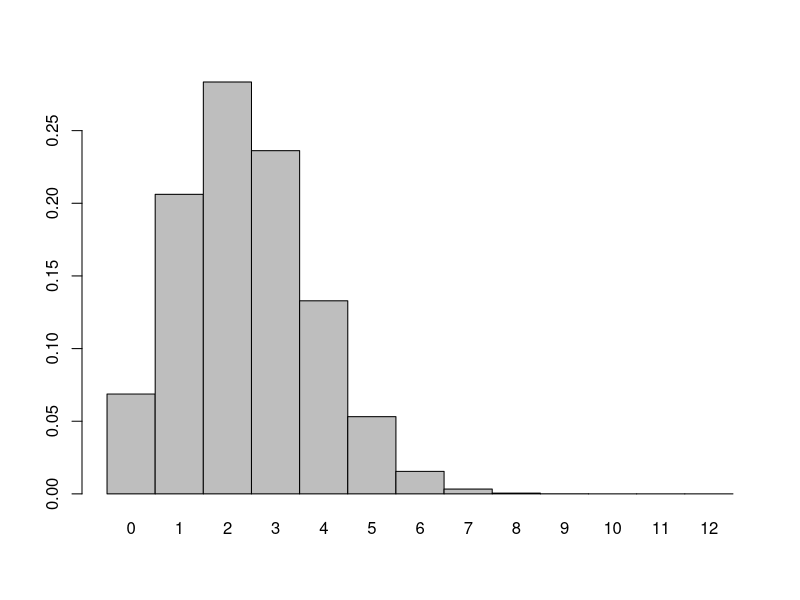
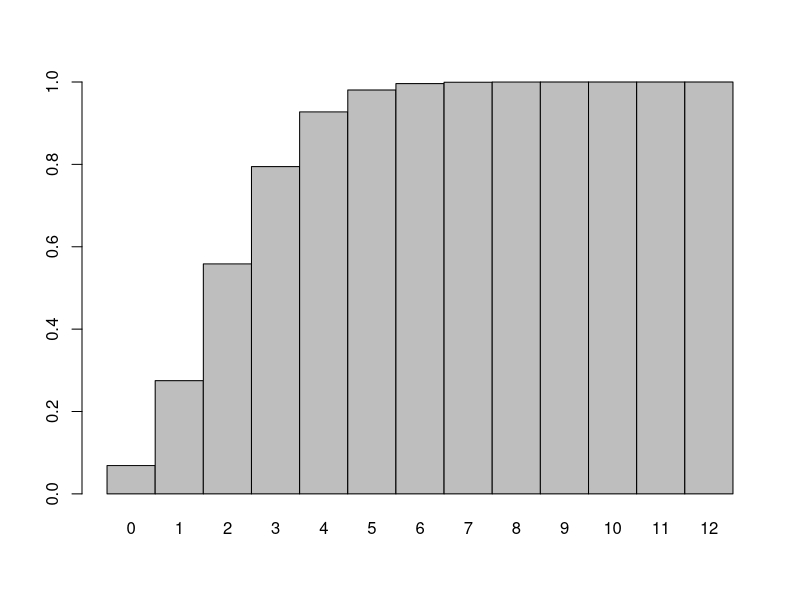
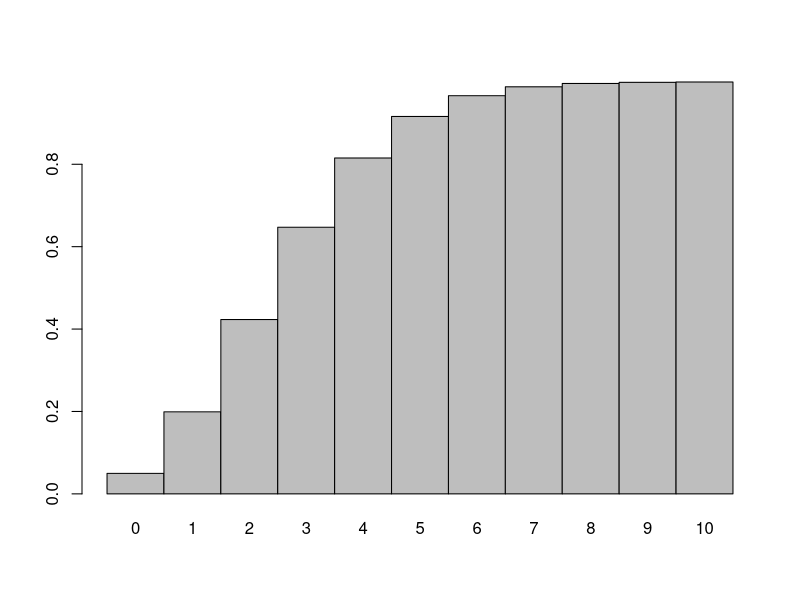
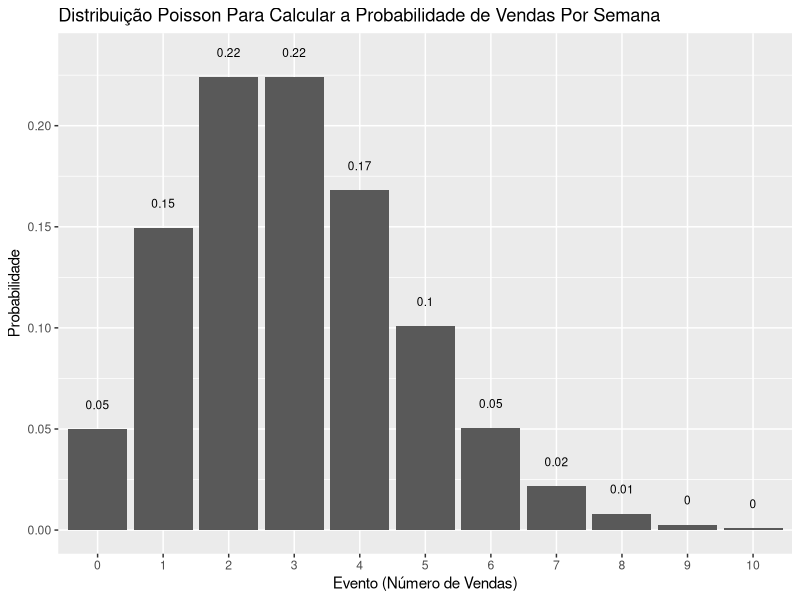
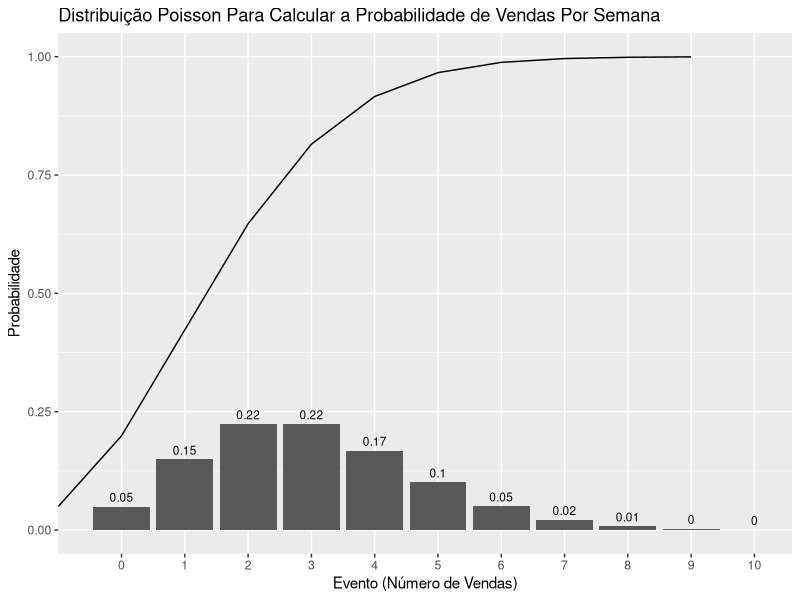

Write the R code that produced these figures, in order.
# Distribuições de Probabilidade Para Variáveis Discretas

# Obs: Caso tenha problemas com a acentuação, consulte este link:
# https://support.rstudio.com/hc/en-us/articles/200532197-Character-Encoding

# Configurando o diretório de trabalho
# Coloque entre aspas o diretório de trabalho que você está usando no seu computador
# Não use diretórios com espaço no nome
setwd("~/Dropbox/DSA/Business-Analytics2.0/Cap02/R")
getwd()


# Distribuição de Probabilidade Para Variável Discreta - Qual a Probabilidade de Responder Corretamente um Exame Final?


######----------------- Distribuição Binomial -----------------------######

# Na teoria da probabilidade e na estatística, a distribuição binomial com os parâmetros n e p é a distribuição discreta de 
# probabilidade do número de sucessos em uma sequência de n experimentos independentes, cada um fazendo uma pergunta sim-não 
# e cada um com seu próprio resultado com valor booleano: sucesso / sim / verdadeiro / um (com probabilidade p) ou 
# falha / não / falso / zero (com probabilidade q = 1 - p). 

# Um único experimento de sucesso / fracasso também é chamado de Trial de Bernoulli ou Experimento de Bernoulli e 
# uma sequência de resultados é chamada de Processo de Bernoulli; para uma única tentativa, ou seja, n = 1, a distribuição 
# binomial é uma Distribuição de Bernoulli.

# Portanto, a distribuição binomial é uma distribuição de probabilidade discreta, que descreve o resultado de n experimentos 
# independentes. Cada ensaio é suposto ter apenas dois resultados, seja sucesso ou fracasso.

# Em R, temos duas funções principais que nos ajudam a calcular as probabilidades:

# dbinom é uma função de massa de probabilidade da distribuição binomial, enquanto 
# pbinom é uma função de distribuição cumulativa dessa distribuição. 

# O primeiro diz a você o que é P (𝑋 = 𝑥) (probabilidade de observar valor igual a 𝑥)
# enquanto o segundo, o que é P (𝑋≤𝑥) (probabilidade de observar valor menor ou igual a 𝑥)

# Exemplo:

# Suponha que haja 12 perguntas de múltipla escolha em um exame (para ser aprovado precisa acerta 6 ou mais questões).
# Cada pergunta tem 5 respostas possíveis, e apenas 1 delas está correta. 

# Encontre a probabilidade de ter 6 respostas corretas se um aluno tentar responder a todas as perguntas aleatoriamente.

# Uma vez que apenas uma entre cinco respostas possíveis está correta, a probabilidade de responder a 
# uma pergunta corretamente por aleatoriedade é 1/5 = 0,2. Podemos encontrar a probabilidade de ter 
# exatamente 6 respostas corretas por tentativas aleatórias como segue.

# A função dbinom fornece a distribuição de densidade de probabilidade em cada ponto.
# A distribuição binomial requer dois parâmetros extras, o número de tentativas e a probabilidade de sucesso 
# de uma única tentativa.
help(Binomial)
?dbinom
dbinom(6, size = 12, prob = 0.2) 
dbinom(6, size = 12, prob = 0.2) * 100

# Vamos plotar todas as possibilidades
x <- dbinom(0:12, size = 12, p = 0.2)
barplot(x, names.arg = 0:12, space = 0)

# Qual a probabilidade de ter 5 ou menos perguntas respondidas corretamente de forma aleatória, no questionário 
# de 12 questões de múltipla escolha?

# Poderíamos resolver assim:
dbinom(0, size=12, prob=0.2) + 
dbinom(1, size=12, prob=0.2) + 
dbinom(2, size=12, prob=0.2) + 
dbinom(3, size=12, prob=0.2) + 
dbinom(4, size=12, prob=0.2) +
dbinom(5, size=12, prob=0.2) 

# Ou assim:
# A função pbinom fornece a probabilidade cumulativa de um evento. É um valor único que representa a probabilidade.
?pbinom
pbinom(5, size = 12, prob = 0.2) 

# Vamos plotar todas as possibilidades
x <- pbinom(0:12, size = 12, p = 0.2)
barplot(x, names.arg = 0:12, space = 0)


# Distribuição de Probabilidade Para Variável Discreta - Qual a Probabilidade de Ter Um Número Específico de Vendas Por Semana?


######----------------- Distribuição Poisson -----------------------######

# Na teoria das probabilidades e estatística, a Distribuição de Poisson, nomeada em homenagem ao matemático francês 
# Siméon Denis Poisson, é uma distribuição de probabilidade discreta que expressa a probabilidade de um determinado número 
# de eventos ocorrendo em um intervalo fixo de tempo ou espaço, se esses eventos ocorrerem com uma taxa média constante 
# conhecida e independentemente do tempo desde o último evento. 

# A Distribuição Poisson também pode ser usada para o número de eventos em outros intervalos especificados, como distância, 
# área ou volume.

# A Distribuição de Poisson é a distribuição de probabilidade de ocorrências de eventos independentes em um 
# intervalo fixo de tempo ou espaço.

# A função R dpois (x, lambda) é a probabilidade de x sucessos em um período em que o número esperado de eventos é lambda. 
# A função R ppois (q, lambda, lower.tail) é a probabilidade cumulativa, sendo 
# (lower.tail = TRUE para a cauda esquerda, lower.tail = FALSE para a cauda direita) menor ou igual a q sucessos.

# Qual é a probabilidade de realizar de 2 a 4 vendas em uma semana se a taxa média de vendas for de 3 por semana?

# Usando a probabilidade exata
?dpois
dpois(x = 2, lambda = 3) + dpois(x = 3, lambda = 3) + dpois(x = 4, lambda = 3)

# Usando probabilidade acumulada (por que a quarta opção é a correta?)
ppois(q = 4, lambda = 3) 
ppois(q = 4, lambda = 3, lower.tail = TRUE)
ppois(q = 4, lambda = 3, lower.tail = FALSE)
ppois(q = 4, lambda = 3, lower.tail = TRUE) - ppois(q = 1, lambda = 3, lower.tail = TRUE)

# Vamos plotar todas as possibilidades
x <- ppois(q = 0:10, lambda = 3,  lower.tail = TRUE)
barplot(x, names.arg = 0:10, space = 0)

# Qual a probabilidade de qualquer número de vendas em uma semana se a taxa média de vendas for de 3 por semana?
# Número esperado de vendas = lambda = 3

# Pacotes
library(ggplot2)

# Formata valores decimais
options(scipen = 999, digits = 2) 

# Eventos possíveis (número de vendas)
eventos <- 0:10

# Calcula as probabilidades para todos os eventos, ou seja, a distribuição de probabilidades 
# para a variável aleatória.
probs <- dpois(x = eventos, lambda = 3)

# Calcula as probabilidades acumuladas para todos os eventos.
prob_acumulada <- ppois(q = eventos, lambda = 3, lower.tail = TRUE)

# Consolidade tudo em um dataframe
df <- data.frame(eventos, probs, prob_acumulada)
df

# Plot (cuidado com a escala do plot)

# Sem probabilidade acumulada
ggplot(df, aes(x = factor(eventos), y = probs)) +
  geom_col() +
  geom_text(aes(label = round(probs,2), y = probs + 0.01), position = position_dodge(0.9), size = 3, vjust = 0) +
  labs(title = "Distribuição Poisson Para Calcular a Probabilidade de Vendas Por Semana", 
       x = "Evento (Número de Vendas)", 
       y = "Probabilidade") 

# Com probabilidade acumulada
ggplot(df, aes(x = factor(eventos), y = probs)) +
  geom_col() +
  geom_text(aes(label = round(probs,2), y = probs + 0.01), position = position_dodge(0.9), size = 3, vjust = 0) +
  labs(title = "Distribuição Poisson Para Calcular a Probabilidade de Vendas Por Semana", 
       x = "Evento (Número de Vendas)", 
       y = "Probabilidade") +
  geom_line(data = df, aes(x = eventos, y = prob_acumulada))



